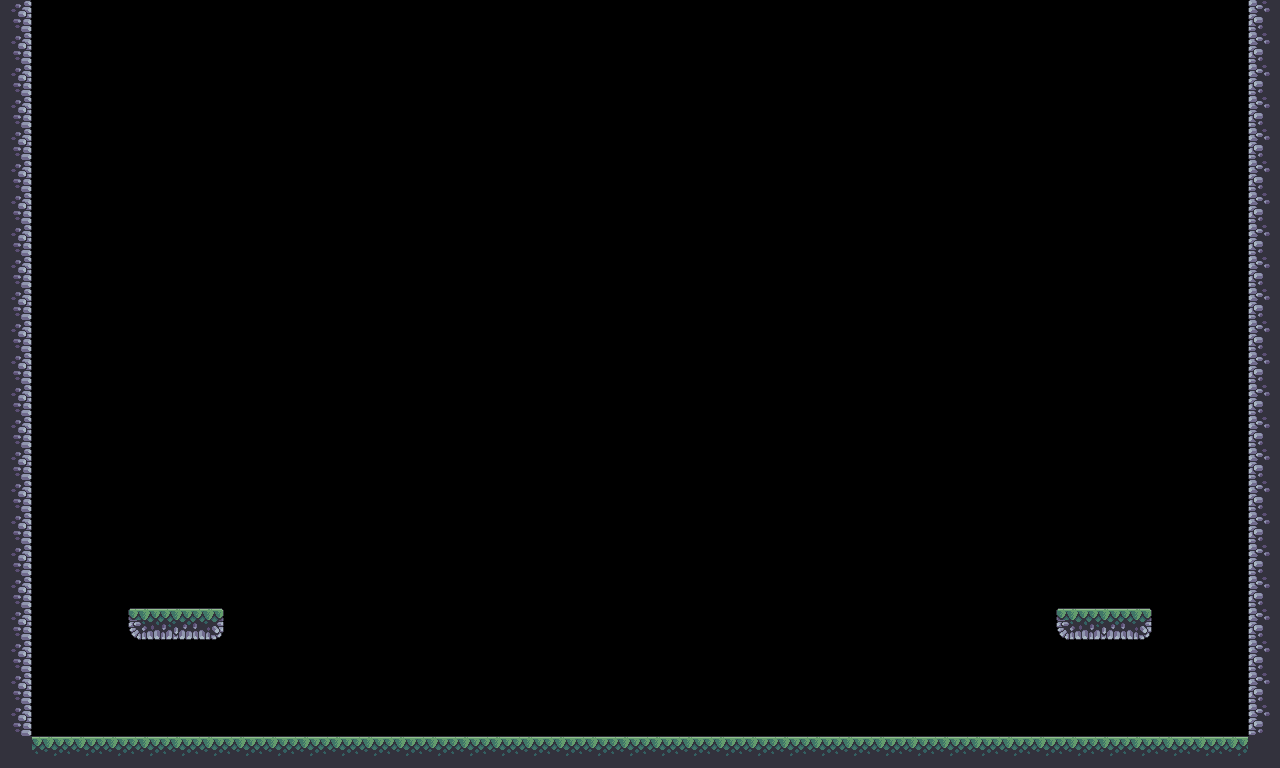

Below is a game level as drawn by its tile map, then a one-line description and the .tmx that defines it (tile-layer data replaced by summaries):
An orthogonal 40x24 tile map with 32x32 px tiles, 4 tile layers (plataforma_derecha, suelo, plataforma_izquierda, muros_mapa) and 3 objects (suelo).

<map version="1.5" tiledversion="1.6.0" orientation="orthogonal" renderorder="right-down" width="40" height="24" tilewidth="32" tileheight="32" infinite="0" nextlayerid="26" nextobjectid="21">
 <editorsettings>
  <export target="prueba.lua" format="lua" />
 </editorsettings>
 <tileset firstgid="1" name="Terreno" tilewidth="32" tileheight="32" tilecount="85" columns="17">
  <image source="../img/terrain.png" width="544" height="160" />
 </tileset>
 <group id="25" name="plataforma_derecha">
  <properties>
   <property name="collidable" type="bool" value="true" />
   <property name="friction" type="float" value="0.8" />
  </properties>
  <layer id="23" name="plataforma_derecha" width="40" height="24">
   <data>[960 cells, 3 non-empty, 3 distinct tile ids]</data>
  </layer>
  <objectgroup id="24" name="sensor_plataforma_derecha" visible="0">
   <object id="20" x="1056.18" y="607.636" width="94.7273" height="4" visible="0">
    <properties>
     <property name="categories" type="int" value="3" />
     <property name="friction" type="float" value="0.8" />
    </properties>
   </object>
  </objectgroup>
 </group>
 <group id="13" name="Suelo" locked="1">
  <properties>
   <property name="collidable" type="bool" value="true" />
   <property name="friction" type="float" value="0.8" />
  </properties>
  <layer id="11" name="suelo" width="40" height="24" locked="1">
   <data>[960 cells, 38 non-empty, 1 distinct tile ids]</data>
  </layer>
  <objectgroup id="12" name="sensor_suelo" visible="0" locked="1">
   <object id="17" name="suelo" x="31.625" y="735.5" width="1216.5" height="8.5" visible="0">
    <properties>
     <property name="categories" type="int" value="3" />
     <property name="friction" type="float" value="0.8" />
    </properties>
   </object>
  </objectgroup>
 </group>
 <group id="19" name="plataforma_izquierda">
  <properties>
   <property name="collidable" type="bool" value="true" />
  </properties>
  <layer id="17" name="plataforma_izquierda" width="40" height="24">
   <data>[960 cells, 3 non-empty, 3 distinct tile ids]</data>
  </layer>
  <objectgroup id="18" name="sensor_plataforma_izquierda" visible="0">
   <object id="18" x="127.75" y="607.583" width="95.625" height="2.66667" visible="0">
    <properties>
     <property name="categories" type="int" value="3" />
     <property name="friction" type="float" value="0.8" />
    </properties>
   </object>
  </objectgroup>
 </group>
 <layer id="16" name="muros_mapa" width="40" height="24">
  <properties>
   <property name="collidable" type="bool" value="true" />
  </properties>
  <data>[960 cells, 48 non-empty, 3 distinct tile ids]</data>
 </layer>
</map>
